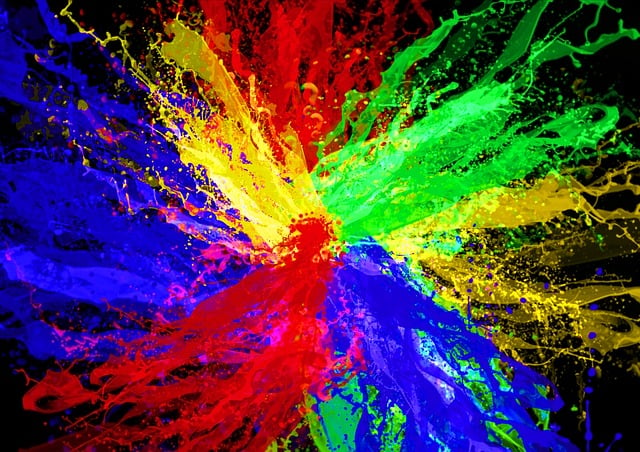
#> input picture Dataset_OpenCvDl_Hw1/Q1_image/rgb.jpg, 640 x 452 px, found by its file name
$ python q1_3.py
#> lines starting #> are read from the running program, lines starting #| are printed output that depends on the picture; after the words box and inside, x2 and y2 are one past the last pixel; in counts of white or black regions, pixels touching at a corner belong together
import cv2

# 讀取圖片
image = cv2.imread('./Hw1/Dataset_OpenCvDl_Hw1/Q1_image/rgb.jpg')
#> image is the input picture: shape (452, 640, 3); mean B, G, R 68.8, 60.7, 79.9

# 1. 將圖片從 BGR 轉換為 HSV 格式
hsv_img = cv2.cvtColor(image, cv2.COLOR_BGR2HSV)
#> hsv_img: shape (452, 640, 3); mean H, S, V 83.7, 225.2, 143.5

# 2. 提取黃綠色 mask
lower_bound = (25, 25, 25)
upper_bound = (90, 255, 255)  # 黃綠色的H範圍大約在25到90之間
yellow_green_mask = cv2.inRange(hsv_img, lower_bound, upper_bound)
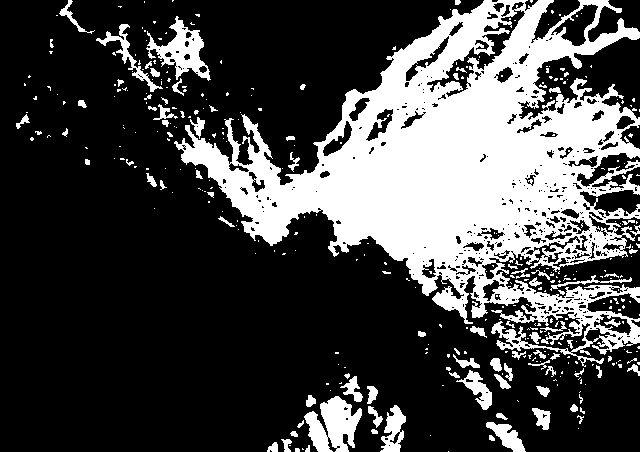
#> yellow_green_mask: shape (452, 640); 28% white; 375 white regions (290 under 20 px), largest, box (x1, y1, x2, y2) and area: (174, 0, 640, 367) 68790, (304, 396, 362, 452) 1979, (146, 16, 211, 81) 1620

# 3. 將 mask 轉換為 BGR 格式
mask_bgr = cv2.cvtColor(yellow_green_mask, cv2.COLOR_GRAY2BGR)

# 4. 利用 mask 移除圖片中的黃綠色，生成 I_2
I_2 = cv2.bitwise_not(mask_bgr, image, mask=yellow_green_mask)
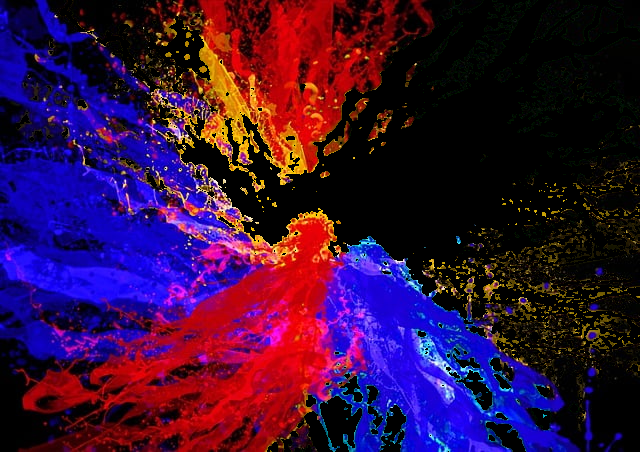
#> I_2: shape (452, 640, 3); mean B, G, R 58.6, 14.1, 54.6

# 顯示結果
cv2.imshow('Yellow-Green Mask in BGR', mask_bgr)
cv2.imshow('Image without Yellow-Green', I_2)

cv2.waitKey(0)
cv2.destroyAllWindows()
